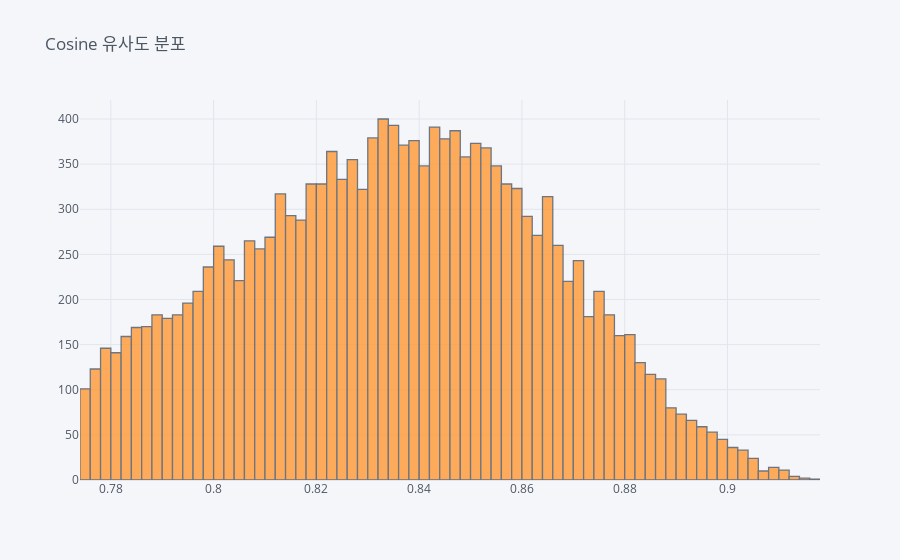

The code cell stored with this chart in its notebook:
### Code cell
df_all_2[['cosine_simliarity']].iplot('hist', title = 'Cosine 유사도 분포')

### Figure 1 — Plotly figure (JSON) as saved in the notebook; plotly's stock layout.template omitted (floating-point values rounded to 4 significant figures; data arrays with more than 128 entries replaced by an {"elided": "..."} marker saying what was removed)
{"data": [{"histfunc": "count", "histnorm": "", "marker": {"color": "rgba(255, 153, 51, 1.0)", "line": {"color": "#4D5663", "width": 1.3}}, "name": "cosine_simliarity", "opacity": 0.8, "orientation": "v", "type": "histogram", "x": {"elided": "15522 float values"}}], "layout": {"barmode": "overlay", "legend": {"bgcolor": "#F5F6F9", "font": {"color": "#4D5663"}}, "paper_bgcolor": "#F5F6F9", "plot_bgcolor": "#F5F6F9", "title": {"font": {"color": "#4D5663"}, "text": "Cosine 유사도 분포"}, "xaxis": {"gridcolor": "#E1E5ED", "showgrid": true, "tickfont": {"color": "#4D5663"}, "title": {"font": {"color": "#4D5663"}, "text": ""}, "zerolinecolor": "#E1E5ED"}, "yaxis": {"gridcolor": "#E1E5ED", "showgrid": true, "tickfont": {"color": "#4D5663"}, "title": {"font": {"color": "#4D5663"}, "text": ""}, "zerolinecolor": "#E1E5ED"}}}
